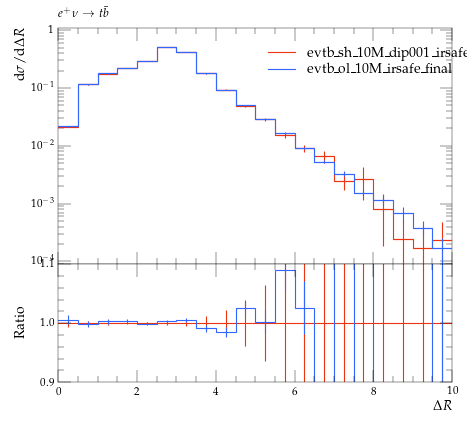

Generate this figure with Python:
#! /usr/bin/env python

# This Python script was auto-generated using YODA v2.0.0.
# Analysis object: /evtb/cutEg_tjg_dr
# Timestamp: 16-04-2024 (14:02:27)

import matplotlib as mpl
import matplotlib.pyplot as plt
mpl.use('Agg') # comment out for interactive use
import os
import numpy as np

plotDir = os.path.split(os.path.realpath(__file__))[0]
if 'YODA_USER_PLOT_PATH' in globals():
    plot_outdir = globals()['YODA_USER_PLOT_PATH']
else:
    plot_outdir = plotDir

#plot style
plt.style.use(os.path.join(plotDir, '../default.mplstyle'))
# plot metadata
figW, figH = plt.rcParams['figure.figsize']
ax_xLabel = r'$\Delta R$'
ax_yLabel = r'$\mathrm{d}\sigma / \mathrm{d} \Delta R$ '
ax_title  = r'$e^+ \nu \to t \bar b$'
ax_xScale = 'linear'
ax_yScale = 'log'
xLims = (0.0, 10.0)
yLims = (9e-05, 1.1)

# TeX-friendly labels for the legend
labels = [ r"evtb\_sh\_10M\_dip001\_irsafe\_final", r"evtb\_ol\_10M\_irsafe\_final" ]

# Create figure and axis objects
fig, (ax, ratio0_ax) = plt.subplots(2, 1, sharex=True,
                  figsize=(figW,figH), gridspec_kw={'height_ratios': (2, 1)})
ratio0_ax.yaxis.set_major_locator(mpl.ticker.MultipleLocator(0.1))
ratio0_ax.set_ylim(0.9, 1.1)
ratio0_ax.set_ylabel('Ratio')

# LineColor map: curve index -> color
linecolors = {0: '#EE3311', 1: '#3366FF'}
# the numerical data is stored in a separate file
dataf = dict()
prefix = os.path.split(__file__)[0]
if prefix:    prefix = prefix + '/'
exec(open(prefix+'cutEg_tjg_dr__data.py').read(), dataf)


legend_handles = [] # keep track of handles for the legend

# style options for curves
# starts at zorder>=5 to draw curve on top of legend
styles = {
  'curve0': {
    'color' : linecolors[0],
    'linestyle' : '-',
    'marker' : 'o',
    'zorder' : 5,
    'histstyle' : True,
  },
  'curve1': {
    'color' : linecolors[1],
    'linestyle' : '-',
    'marker' : 'o',
    'zorder' : 6,
    'histstyle' : True,
  },
}
# curve from input yoda files in main panel
for label in dataf['yvals'].keys():
    if all(np.isnan(v) for v in dataf['yvals'][label]):
        continue
    tmp = None
    if styles[label]['histstyle']: # draw as histogram
        tmp, = ax.plot(dataf['xedges'], dataf['yedges'][label],
                       color=styles[label]['color'],
                       linestyle=styles[label]['linestyle'],
                       drawstyle='steps-pre', solid_joinstyle='miter',
                       zorder=styles[label]['zorder'], label=label)
        ax.errorbar(dataf['xpoints'], dataf['yvals'][label], color=styles[label]['color'],
                    xerr=dataf['xerrs'], yerr=[dataf['ydowns'][label], dataf['yups'][label]],
                    linestyle='none', zorder=styles[label]['zorder'])
    else: # draw as scatter
        tmp = ax.errorbar(dataf['xpoints'], dataf['yvals'][label],
                          xerr=dataf['xerrs'],
                          yerr=[ dataf['ydowns'][label],
                          dataf['yups'][label] ],
                          fmt=styles[label]['marker'],
                          ecolor=styles[label]['color'],
                          color=styles[label]['color'], zorder=2)
        tmp[-1][0].set_linestyle(styles[label]['linestyle'])
    legend_handles += [tmp]
    for varLabel in dataf['variation_yvals'].keys():
        if varLabel.startswith(label):
            tmp, = ax.plot(dataf['xedges'], dataf['variation_yvals'][varLabel],
                           color=styles[label]['color'],
                           linestyle=styles[label]['linestyle'],
                           drawstyle='steps-pre', solid_joinstyle='miter',
                           zorder=styles[label]['zorder'], alpha=0.5)


# plots on ratio panel
# curve from input yoda files in ratio panel
for label, yvals in dataf['ratio0_yvals'].items():
    if all(np.isnan(v) for v in yvals):
        continue
    if styles[label]['histstyle']: # plot as histogram
        ratio0_ax.plot(dataf['xedges'], yvals,
                       color=styles[label]['color'],
                       linestyle=styles[label]['linestyle'],
                       drawstyle='steps-pre', zorder=1,
                       solid_joinstyle='miter')
        ratio0_ax.vlines(dataf['xpoints'],
                         dataf['ratio0_ymin'][label],
                         dataf['ratio0_ymax'][label],
                         color=styles[label]['color'], zorder=1)
    else: # plot as scatter
        tmp = ratio0_ax.errorbar(dataf['xpoints'],
                                 yvals, xerr=dataf['xerrs'],
                                 yerr=dataf['ratio0_yerrs'][label],
                                 fmt=styles[label]['marker'],
                                 ecolor=styles[label]['color'],
                                 color=styles[label]['color'])
        tmp[-1][0].set_linestyle(styles[label]['linestyle'])

    for varlabel in dataf['ratio0_variation_vals'].keys():
        if varlabel.startswith(label):
            ratio0_ax.plot(dataf['xedges'],
                            dataf['ratio0_variation_vals'][varlabel],
                            color=styles[label]['color'],
                            linestyle=styles[label]['linestyle'],
                            drawstyle='steps-pre', solid_joinstyle='miter',
                            zorder=1, alpha=0.5)

legend_pos = (0.5, 0.97)
ax.legend(legend_handles, labels, loc='upper left', bbox_to_anchor=legend_pos)

# set plot metadata as defined above
ratio0_ax.set_xlabel(ax_xLabel)
ratio0_ax.xaxis.set_label_coords(1., -.15)
ax.set_ylabel(ax_yLabel, loc='top')
ax.set_title(ax_title, loc='left')
ax.set_xscale(ax_xScale)
ax.set_yscale(ax_yScale)
ax.set_xlim(xLims)
ax.set_ylim(yLims)

# tick formatting
plt.rcParams['xtick.top'] = True
plt.rcParams['ytick.right'] = True
ax.yaxis.set_major_locator(mpl.ticker.LogLocator(base=10.0, numticks=np.inf))
ax.yaxis.set_minor_locator(mpl.ticker.LogLocator(
                           base=10.0, subs=np.arange(0.1, 1, 0.1), numticks=np.inf))
fig.align_ylabels((ax, ratio0_ax))
plt.savefig(os.path.join(plot_outdir, 'cutEg_tjg_dr.pdf'), format='PDF')
plt.savefig(os.path.join(plot_outdir, 'cutEg_tjg_dr.png'), format='PNG')

plt.close(fig)
